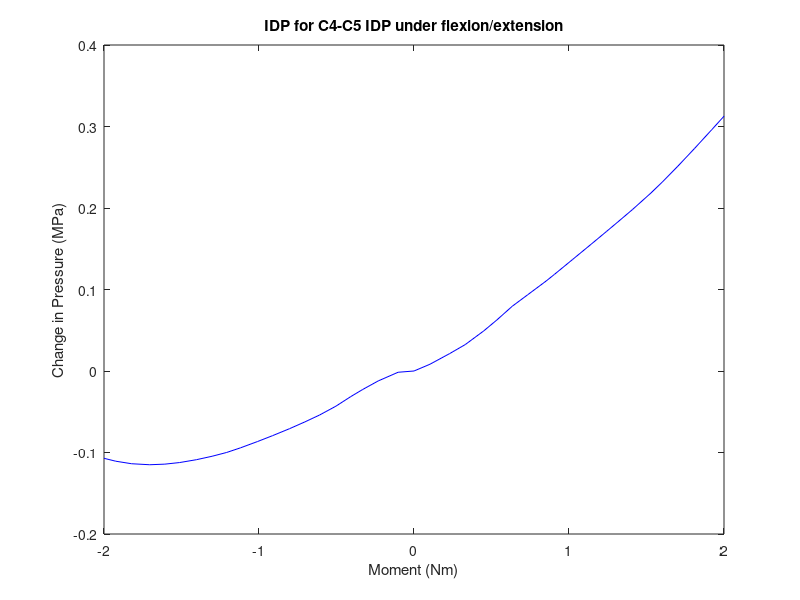

Here is the MATLAB script that generated this plot: (Note: this script raises an error after producing the figure.)
%% this script plots average IDP for the c5-c6 nucleus pulposus under flexion/extension, lateral bending, and axial rotation
%model 3
%% flexion/extension (4n4p) c5-c6 Average IDP
%4n
p4n=[0.232917 0.231381 0.220747 0.210281 0.201592 0.189696 0.178863 0.170445 0.162208 0.153547 0.14639 0.138642 0.13297 0.128296 0.124087 0.120597 0.118642 0.117903 0.11913 0.122228 0.125802];
x4n=[2 2.05126 2.11533 2.16533 2.20361 2.25215 2.30482 2.35211 2.4011 2.4565 2.50468 2.55973 2.60432 2.65144 2.70196 2.75595 2.80367 2.85248 2.91084 2.96199 3];

%4p
p4p=[0.232917 0.241172 0.254348 0.265342 0.282035 0.295401 0.312344 0.326501 0.343325 0.351351 0.369869 0.388438 0.40428 0.415764 0.430916 0.451186 0.464823 0.484146 0.506104 0.529136 0.545568];
x4p=[2 2.05126 2.11533 2.16533 2.2247 2.26689 2.31689 2.36689 2.42627 2.45263 2.51196 2.57134 2.62143 2.65745 2.70443 2.7639 2.80111 2.85094 2.90531 2.96081 3 ];
% delta loop
for n=1:20
    p4n1(n)=[p4n(n+1)-p4n(1)];
    p4p1(n)=[p4p(n+1)-p4p(1)];
end

% zero data and join
x4n1=-2*(x4n-2);
x4p1=[(x4p-2)*2];
p4p2=[0,p4p1];
x4=[flip(x4n1(2:21)),x4p1];
p4=[flip(p4n1),p4p2];

%plot
figure(1)
f4=plot(x4,p4,'b');
ylabel('Change in Pressure (MPa)')
xlabel('Moment (Nm)')
title('IDP for C4-C5 IDP under flexion/extension')
legend([f1,f2,f3,f4],'intact','model 1','model 2','model 3')
hold on
%% lateral bending (5n5p) c5-c6 Average IDP
%5n
p5n=[0.232917 0.235343 0.23684 0.237664 0.238864 0.240433 0.242828 0.244144 0.247249 0.250532 0.253488 0.256274 0.257938 0.260177 0.262527 0.264173 0.265126 0.266011 0.267365 0.267482 0.267388 ];
x5n=[2 2.05126 2.11533 2.16533 2.21533 2.26533 2.32471 2.35107 2.40206 2.45356 2.50055 2.56107 2.60246 2.65199 2.71178 2.76467 2.80998 2.85632 2.94802 2.96052 3 ];

%5p
p5p=[0.232917 0.23537 0.236342 0.236424 0.236293 0.235699 0.235491 0.235829 0.236249 0.236508 0.236809 0.236495 0.236219 0.23605 0.235932 0.235794 0.235213 0.234566 0.233768 0.233494 0.233056];
x5p=[2 2.05126 2.11533 2.17471 2.20107 2.25991 2.30337 2.35035 2.40609 2.45257 2.51312 2.55394 2.60039 2.6528 2.7013 2.75933 2.80608 2.85863 2.92741 2.95108 3];

% delta loop
for n=1:20
    p5n1(n)=[p5n(n+1)-p5n(1)];
    p5p1(n)=[p5p(n+1)-p5p(1)];
end

% zero data and join
x5n1=-2*(x5n-2);
x5p1=[(x5p-2)*2];
p5p2=[0,p5p1];
x5=[flip(x5n1(2:21)),x5p1];
p5=[flip(p5n1),p5p2];

%plot
figure(2)
d4=plot(x5,p5,'b');
ylabel('Change in Pressure (MPa)')
xlabel('Moment (Nm)')
title('IDP for C4-C5 IDP under lateral bending')
legend([d1,d2,d3,d4],'intact','model 1','model 2','model 3')
hold on
%% axial rotation (6n6p) c5-c6 Average IDP
%6n
p6n=[0.232917 0.233122 0.233305 0.233458 0.233633 0.233852 0.234151 0.234525 0.235018 0.235593 0.23627 0.237024 0.237868 0.238849 0.239914 0.241087 0.242517 0.24431 0.245659 0.247383 0.248637];
x6n=[2 2.05026 2.11433 2.16433 2.21433 2.26433 2.31433 2.36433 2.41433 2.46433 2.51433 2.56433 2.61433 2.66433 2.71433 2.76433 2.81433 2.87371 2.91589 2.96589 3];

%6p % over constrained
p6p=[0.232917 0.235332 0.236142 0.236778 0.237409 0.238281 0.240126 0.241965 0.24689 0.251987 0.256121 0.262657 0.267762 0.270649 0.275278 0.278879 0.283586 0.289933 0.293484 0.300124 0.305675];
x6p=[2 2.05126 2.11533 2.16533 2.20361 2.25315 2.31416 2.35262 2.41143 2.46244 2.50012 2.56211 2.62242 2.66 2.71937 2.76156 2.81214 2.87147 2.90272 2.95721 3];

% delta loop
for n=1:20
    p6n1(n)=[p6n(n+1)-p6n(1)];
    p6p1(n)=[p6p(n+1)-p6p(1)];
end

% zero data and join
x6n1=-2*(x6n-2);
x6p1=[(x6p-2)*2];
p6p2=[0,p6p1];
x6=[flip(x6n1(2:21)),x6p1];
p6=[flip(p6n1),p6p2];

%plot
figure(3)
s4=plot(x6,p6,'b');
ylabel('Change in Pressure (MPa)')
xlabel('Moment (Nm)')
title('IDP for C4-C5 under axial rotation')
legend([s1,s2,s3,s4],'intact','model 1','model 2','model 3')
hold on
